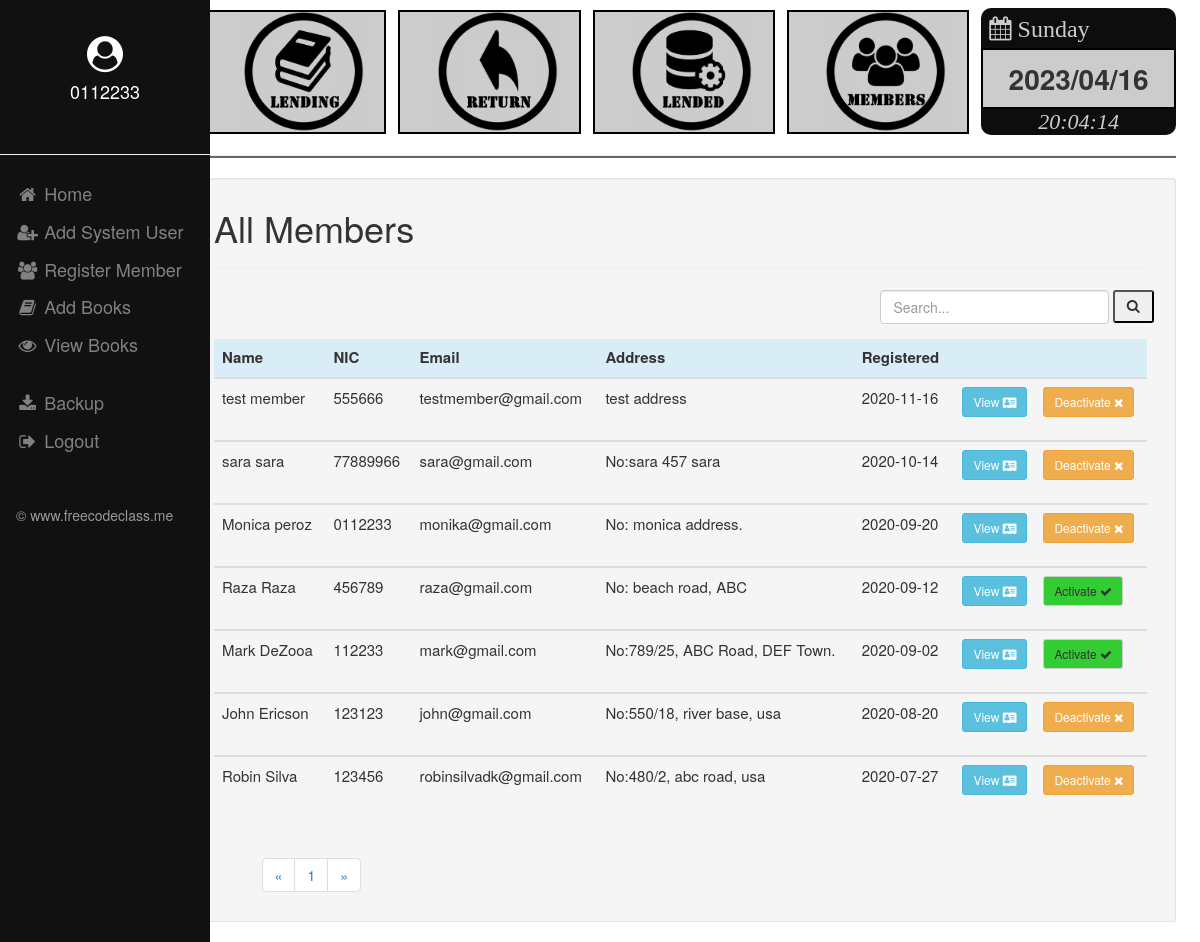
Page /members/all_members.php (signed in) on the committed database.
### tables this page shows
CREATE TABLE `member` (
  `m_id` int(11) NOT NULL,
  `m_first_name` varchar(100) NOT NULL,
  `m_last_name` varchar(100) NOT NULL,
  `m_email` varchar(150) NOT NULL,
  `m_phone` text NOT NULL,
  `m_nic` varchar(20) NOT NULL,
  `m_address` varchar(250) NOT NULL,
  `m_status` int(11) NOT NULL,
  `m_reg_date` text NOT NULL,
  `m_type` int(11) NOT NULL DEFAULT 1
);

### members/all_members.php (the view, shortened to what this page needs)
<?php
include '../connection/db_connection.php';
?>
<html>
    <head>
        <link href="../css/styles_all.css" rel="stylesheet" type="text/css"/>
        <link href="../font-awesome-4.7.0/css/font-awesome.min.css" rel="stylesheet" type="text/css"/>
        <link href="../bootstrap/css/bootstrap.min.css" rel="stylesheet" type="text/css"/>
    </head>
    <body>
        <?php
            include '../main/sidebar.php';
            include '../main/header.php';
        ?>
        <div class="container well well-sm" style="margin-left: 17%; width: 81%">
            <h1>All Members</h1>
            <hr style="margin-right: 2%; height: 1px;">
            <div class="form-group" style="margin-left: 70%;">
                <form action="all_members.php" method="POST" class="form-inline">
                    <input type="text" placeholder="Search..." name="search" class="form-control" style="width:80%;">
                    <button type="submit" class="btn-group-lg" style="padding: 7px 12px 8px 12px; border-radius: 3px;"><i class="fa fa-search"></i></button>
                </form>
            </div>
            <?php
                    $results_per_page = 10;
                    if (isset($_GET["page"])) {
                         $page  = $_GET["page"];
                    } else {
                        $page=1;
                        }
                    $start_from = ($page-1) * $results_per_page;
               $sql = "SELECT * FROM member ORDER BY m_id DESC LIMIT $start_from, ".$results_per_page;
               $result = $conn->query($sql);
                    echo "<div class='table-responsive'>";
                    echo "<table class='table' style='font-size: 15px; width: 98%'>";
                    echo "<thead>";
                    echo "<tr class='info'><th>Name</th><th>NIC</th><th>Email</th>"
                       . "<th>Address</th><th>Registered</th><th></th><th></th>";
                    echo "</thead>";
                    include './member_search.php';
                     while($row = $result->fetch_assoc()){
                             echo "<tbody><tr class='active'><td>";
                             echo $row["m_first_name"] ." ". $row["m_last_name"];
                             echo "</td><td>";
                             echo $row["m_nic"];
                             echo "</td><td>";
                             echo $row["m_email"];
                             echo "</td><td>";
                             echo $row["m_address"];
                             echo "</td><td>";
                             echo $row["m_reg_date"];
                             echo "</td><td>";
                             echo "<form action='member_profile.php' method='POST'>";
                             ?>
                            <button class='btn btn-sm btn-info' type='submit' name="member_nic" style="float: right;" value="<?php echo $row["m_nic"] ?>">View <i class='fa fa-address-card'></i></button>
                            <?php
                             echo "</form></td><td><form action='member_status.php' method='POST'>";
                            if($row['m_status']=="1"){
                                   $btn_name="Deactivate";
                                   $style="btn-warning";
                                   $style2="style=''";
                                   $btn_art="fa fa-remove";
                               }else{
                                   $btn_name="Activate";
                                   $style="btn-default";
                                   $style2="style='background-color:#33cc33;'";
                                   $btn_art="fa fa-check";
                               }
                            ?>
                               <button class="btn btn-sm <?php echo $style;?>" <?php echo $style2;?> type="submit" name="m_status" value="<?php echo $row["m_nic"]?>">
                                   <?php echo $btn_name;?> <i class="<?php echo $btn_art;?>"></i>
                               </button>
                            <?php
                               echo "</form></td>";
                               echo "</tr>";
                               echo "</tbody>";
                          }
                               echo "</table>";
                               echo "</div>";
                                $sql1 = "SELECT COUNT(m_id) AS total FROM member";
                                $result1 = $conn->query($sql1);
                                $row1 = $result1->fetch_assoc();
                                $total_pages = ceil($row1["total"] / $results_per_page);
                            ?>
                    <ul class="pagination" style="margin-left: 5%">
                        <li><a href="all_members.php?page=<?php echo $i; ?>">&laquo;</a></li>
                         <li>
                         <?php
                      for ($i=1; $i<=$total_pages; $i++) {
                       echo "<a href='all_members.php?page=".$i."'";
                       if ($i==$page){  echo " class='curPage'";}
                       echo ">".$i."</a> ";
                          }
                          ?>
                         </li>
                         <li><a href="all_members.php?page=<?php echo $i; ?>">&raquo;</a></li>
                    </ul>
        </div>
    </body>
</html>

### main/sidebar.php (shortened to what this page needs)
<html>
    <head>
    </head>
    <body>
        <div class="sidebar">
            <div>
                <h1 align="center" style="color: #ffffff"><i class="fa fa-fw fa-user-circle"></i></h1>
                <h5 align="center" style="font-size: 18px; color: #ffffff"><?php echo $_SESSION['user_name'];?></h5>
            </div>
            <hr style="margin-top: 25%;">
            <a href="../main/home.php"><i class="fa fa-fw fa-home"></i> Home</a>
            <a href="../system_users/system_user_reg.php"><i class="fa fa-fw fa-user-plus"></i> Add System User</a>
            <a href="../members/member_reg.php"><i class="fa fa-fw fa-users"></i> Register Member</a>
            <a href="../stocks/add_stock.php"><i class="fa fa-fw fa-book"></i> Add Books</a>
            <a href="../stocks/view_books.php"><i class="fa fa-fw fa-eye"></i> View Books</a><br>
            <a href="../backup/backup.php"><i class="fa fa-fw fa-download"></i> Backup</a>
            <a href="../login/logout.php"><i class="fa fa-fw fa-sign-out"></i> Logout</a><br><br>
            <a href="https://freecodeclass.me/" style="align-content: center; color:#999999; font-size: 14px;">&copy; www.freecodeclass.me</a>
        </div>
    </body>
</html>

### main/header.php (shortened to what this page needs)
<html>
    <head>
        <link href="../css/styles_all.css" rel="stylesheet" type="text/css"/>
        <link href="../font-awesome-4.7.0/css/font-awesome.min.css" rel="stylesheet" type="text/css"/>
        <link href="../bootstrap/css/bootstrap.min.css" rel="stylesheet" type="text/css"/>
    </head>
    <body style="background-image: url('../images/homeback.png');">
        <div style="margin-left: 16%; margin-right: 2%; margin-top: 0.7%;">
            <table width="100%">
                <tr width="90%">
                    <td width="1%"></td>
                    <td width="15%">
                        <a href="../borrowing/lending.php" style="text-decoration: none; color:  #000000; font-family: cursive">
                            <div style="background-color: #cccccc; border: solid #000000 2px;" class="main_btn">
                                <img src="../images/lending.png" alt="" height="120px" width="auto" style="margin-left: 21%"/>
                            </div>
                        </a>
                    </td>
                    <td width="1%"></td>
                    <td width="15%">
                        <a href="../return_books/returnbook.php" style="text-decoration: none; color:  #000000; font-family: cursive">
                            <div style="background-color: #cccccc; border: solid #000000 2px;" class="main_btn">
                                <img src="../images/return.png" alt="" height="120px" width="auto" style="margin-left: 21%"/>
                            </div>
                        </a>
                    </td>
                    <td width="1%"></td>
                    <td width="15%">
                        <a href="../borrower_data/lended_detail.php" style="text-decoration: none; color:  #000000; font-family: cursive"">
                            <div style="background-color: #cccccc; border: solid #000000 2px;" class="main_btn">
                                <img src="../images/lended.png" alt="" height="120px" width="auto" style="margin-left: 21%"/>
                            </div>
                        </a>
                    </td>
                    <td width="1%"></td>
                    <td width="15%">
                        <a href="../members/all_members.php" style="text-decoration: none; color:  #000000; font-family: cursive">
                            <div style="background-color: #cccccc; border: solid #000000 2px;" class="main_btn">
                                <img src="../images/members.png" alt="" height="120px" width="auto" style="margin-left: 21%"/>
                            </div>
                        </a>
                    </td>
                    <td width="1%"></td>
                    <td width="15%">
                        <div>
                            <div style="background-color: #0d0d0d; font-size: 34px; color: #cccccc; border-radius: 10px 10px 0px 0px;">
                                <i class="fa fa-calendar" style="font-size: 24px; margin: 8px;">
                                        <?php
                                          echo date("l"). "<br>";
                                        ?>
                                </i>
                            </div>
                            <div style="background-color: #cccccc; border: solid #000000 2px; font-size: 28px;">
                                <p style="margin: 8px;" align="center"><b>
                                <?php
                                  echo date("Y/m/d") . "<br>";
                                ?>
                                </b></p>
                            </div>
                            <div style="background-color: #0d0d0d; font-size: 22px; color: #cccccc; border-radius: 0px 0px 10px 10px;" align="center">
                                <span id="clock" style="font-family: cursive; font-style: italic;"></span>
                            </div>
                        </div>
                    </td>
                </tr>
            </table>
        </div>
        <hr style="margin-left: 17%; margin-right: 2%; height: 2px; background-color: #666666">
    </body>
</html>

### css/styles_all.css (style rules this page uses)
body { margin: 0; font-family: Arial, Helvetica, sans-serif; background-color: #ffffff; }
.sidebar { height: 100%; width: 210px; position: fixed; z-index: 1; top: 0; left: 0; background-color: #111; overflow-x: hidden; padding-top: 16px; }
.sidebar a { padding: 6px 8px 6px 16px; text-decoration: none; font-size: 18px; color: #818181; display: block; }

### rows in the picture
member: m_first_name "test", m_last_name "member", m_nic "555666", m_email "testmember@gmail.com", m_address "test address", m_reg_date "2020-11-16", m_status "Deactivate"
member: m_first_name "sara", m_last_name "sara", m_nic "77889966", m_email "sara@gmail.com", m_address "No:sara 457 sara", m_reg_date "2020-10-14", m_status "Deactivate"
member: m_first_name "Monica", m_last_name "peroz", m_nic "0112233", m_email "monika@gmail.com", m_address "No: monica address.", m_reg_date "2020-09-20", m_status "Deactivate"
member: m_first_name "Raza", m_last_name "Raza", m_nic "456789", m_email "raza@gmail.com", m_address "No: beach road, ABC", m_reg_date "2020-09-12", m_status "Activate"
member: m_first_name "Mark", m_last_name "DeZooa", m_nic "112233", m_email "mark@gmail.com", m_address "No:789/25, ABC Road, DEF Town.", m_reg_date "2020-09-02", m_status "Activate"
member: m_first_name "John", m_last_name "Ericson", m_nic "123123", m_email "john@gmail.com", m_address "No:550/18, river base, usa", m_reg_date "2020-08-20", m_status "Deactivate"
member: m_first_name "Robin", m_last_name "Silva", m_nic "123456", m_email "robinsilvadk@gmail.com", m_address "No:480/2, abc road, usa", m_reg_date "2020-07-27", m_status "Deactivate"

### other values in the picture
$_SESSION['user_name'] "0112233"
